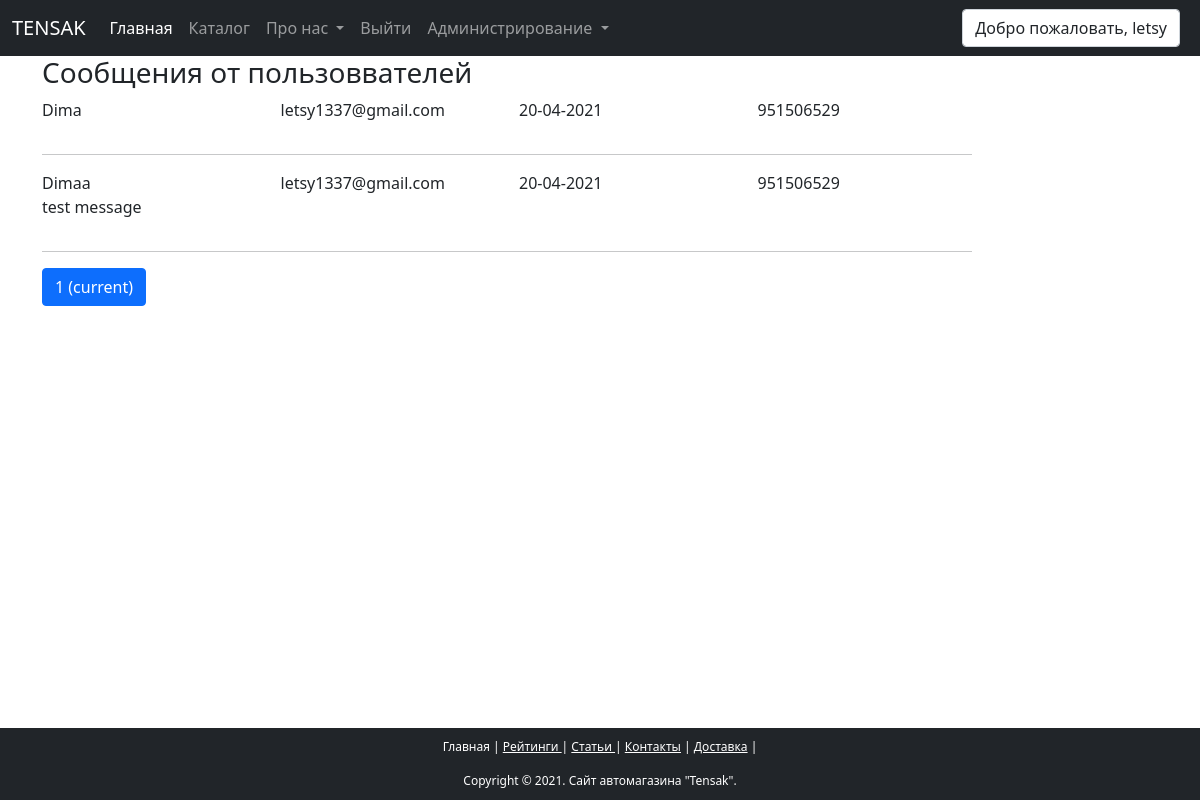
The page /guiderequests/ (signed in) on the database its author committed.
### main_Tensak/models.py (models this page shows, shortened)
class UsersGuideRequests(models.Model):
    user_name = models.CharField(max_length=50)
    user_email = models.EmailField()
    user_number = models.DecimalField(max_digits=10, decimal_places=0)
    user_message = models.CharField(max_length=200)
    is_processed = models.BooleanField(default=False)
    send_date = models.DateField(auto_now_add=True)

### main_Tensak/views.py (the view)
# urls.py: path('guiderequests/', guiderequest, name='View guide requests')
def guiderequest(request):
    requests = UsersGuideRequests.objects.filter(is_processed=False).order_by('send_date')
    paginator = Paginator(requests, 10)
    page = request.GET.get('page')
    requests_page = paginator.get_page(page)
    return render(request, 'guide_requests.html', context={'items': requests_page})

### main_Tensak/templates/guide_requests.html (shortened to what this page needs)
{% extends 'base.html' %}
{% block content %}
    {% if 'editor' in user.groups.all.0.name or user.is_staff %}
        <div class="container">
            <h3>Сообщения от пользоввателей</h3>
            <div class="col-md-10 col-md-offset-1">
                {% for item in items %}
                    <div class="row">
                        <div class="col-md-3">{{ item.user_name }}</div>
                        <div class="col-md-3">{{ item.user_email }}</div>
                        <div class="col-md-3">{{ item.send_date|date:'d-m-Y' }}</div>
                        <div class="col-md-3">{{ item.user_number }}</div>
                        <div class="col-md-3"><p>{{ item.user_message }}</p></div>
                    </div>
                    <hr/>
                {% endfor %}
            </div>
        </div>
        <div id="navigation" class="container"><div class="row"><div class="col-md-10 col-md-offset-1"><nav aria-label="Page navigation example"><ul class="pagination">
            {% for page in items.paginator.page_range %}
                {% if page == items.number %}
                    <li class="page-item active"><a class="page-link" href="#"> {{ page }}
                        <span class="sr-only">(current)</span></a></li>
                {% else %}
                    <li class="page-item"><a class="page-link" href="?page={{ page }}">
                        {{ page }}
                    </a></li>
                {% endif %}
            {% endfor %}
        </ul></nav></div></div></div>
    {% endif %}
{% endblock %}

### templates/base.html (shortened to what this page needs)
<!doctype html>
<html lang="en">
<head>
    <link href="https://cdn.jsdelivr.net/npm/bootstrap@5.0.0-beta3/dist/css/bootstrap.min.css" rel="stylesheet">
    {% load static %}
    <link href="https://cdn.jsdelivr.net/npm/bootstrap@5.0.0-beta1/dist/css/bootstrap.min.css" rel="stylesheet"
>
    <link rel="stylesheet" type="text/css" href="{% static "css/styles.css" %}"/>
    <link href="https://cdn.jsdelivr.net/npm/bootstrap@5.0.0-beta1/dist/css/bootstrap.min.css" rel="stylesheet"
>
</head>
<body>
<div class="navpanel">
    <nav class="navbar navbar-expand-lg navbar-dark bg-dark">
        <div class="container-fluid">
            <a class="navbar-brand" href="/#">TENSAK</a>
            <div class="collapse navbar-collapse" id="navbarSupportedContent">
                <ul class="navbar-nav me-auto mb-2 mb-lg-0">
                    <li class="nav-item">
                        <a class="nav-link active" aria-current="page" href="/#">Главная</a>
                    </li>
                    <li class="nav-item">
                        <a class="nav-link" href="/#catalog">Каталог</a>
                    </li>
                    <li class="nav-item dropdown">
                        <a class="nav-link dropdown-toggle" href="#" id="navbarDropdown" role="button" data-bs-toggle="dropdown" aria-expanded="false">
                            Про нас
                        </a>
                    </li>
                    {% if not request.user.is_authenticated %}
                        <li class="nav-item dropdown">
                            <a class="nav-link dropdown-toggle" href="#" id="navbarDropdown" role="button" data-bs-toggle="dropdown" aria-expanded="false">
                                Войти
                            </a>
                            <ul class="dropdown-menu" aria-labelledby="navbarDropdown">
                                <li><a class="dropdown-item" href="/login">Логин</a></li>
                                <li><a class="dropdown-item" href="/register">Регистрация</a></li>
                            </ul>
                        </li>
                    {% else %}
                        <li class="nav-item">
                        <a class="nav-link" href="/logout">Выйти</a>
                    </li>
                    {% endif %}
                    {% if 'editor' in user.groups.all.0.name or user.is_staff %}
                        <li class="nav-item dropdown">
                            <a class="nav-link dropdown-toggle" href="#" id="navbarDropdown" role="button" data-bs-toggle="dropdown" aria-expanded="false">
                                Администрирование
                            </a>
                        </li>
                    {% endif %}
                </ul>
                <form class="d-flex">
                    {% if request.user.is_authenticated %}
                        <b class="username me-2 form-control" style="margin: 0 auto">Добро пожаловать, {{ request.user.username }}</b>
                    {% endif %}
                </form>
            </div>
        </div>
    </nav>
</div>
{% block content %}
{% endblock %}
<br><br><br><br>
<footer id ="footer" class="navbar-dark bg-dark">
    <p class="centre">Главная | <a href= "#"> Рейтинги </a> | <a href= "#"> Статьи </a> | <a href= "#">Контакты</a> | <a href= "#" >Доставка</a> | </p>
    <div class="copyright centre"> Copyright © 2021. Сайт автомагазина "Tensak". </div>
</footer>
</body>
</html>

### static/css/styles.css (style rules this page uses)
.centre { text-align: center; }
#footer a { color: #ffffff; }
#footer { position: fixed; left: 0; bottom: 0; color: #fff; font-size: 12px; width: 100%; padding-top: 10px; padding-bottom: 10px; }
hr { border: none; background-color: #000000; color: #000000; height: 15px; }
a { color: #000000; }
.username { width: 100%; color: #ffffff; }

### rows shown on the page
UsersGuideRequests: user_name "Dima", user_email "letsy1337@gmail.com", send_date "20-04-2021", user_number "951506529"
UsersGuideRequests: user_name "Dimaa", user_email "letsy1337@gmail.com", send_date "20-04-2021", user_number "951506529", user_message "test message"

### other values the page prints
{{ request.user.username }} "letsy"
{{ page }} "1"
